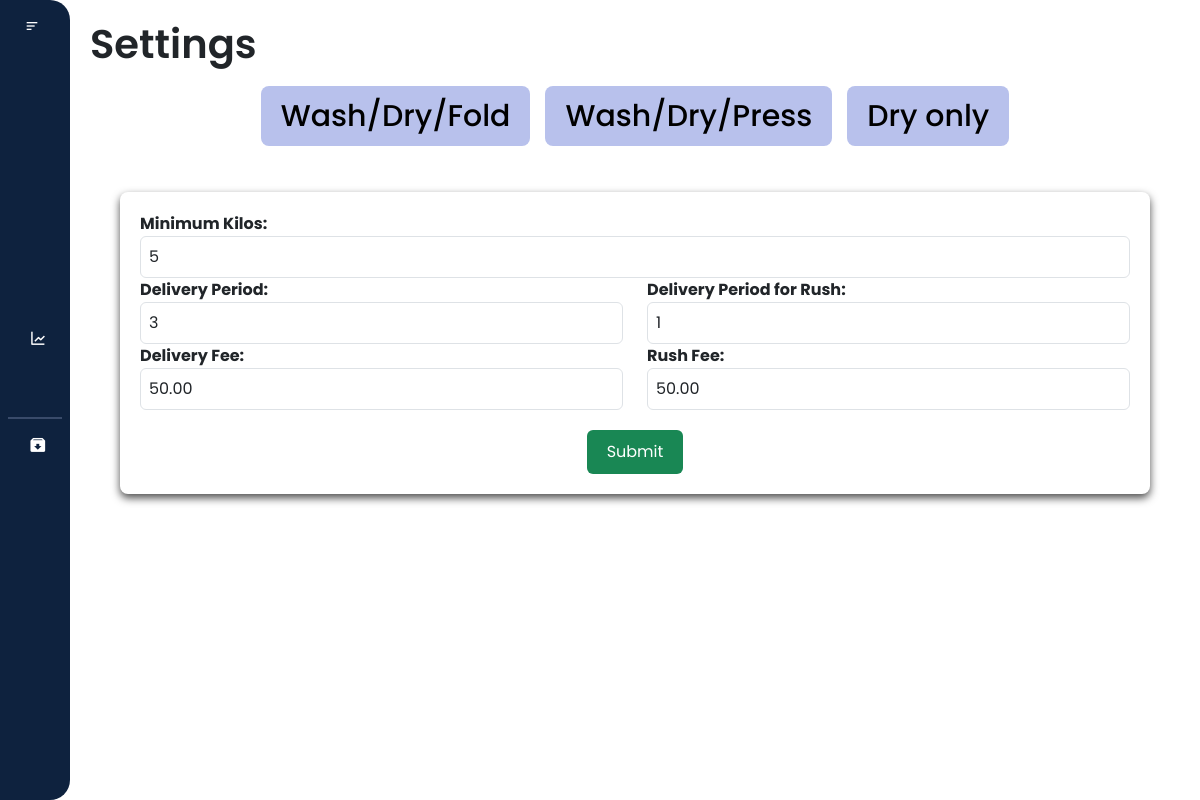
Before: /settings/setting.php (signed in) with the older database file.
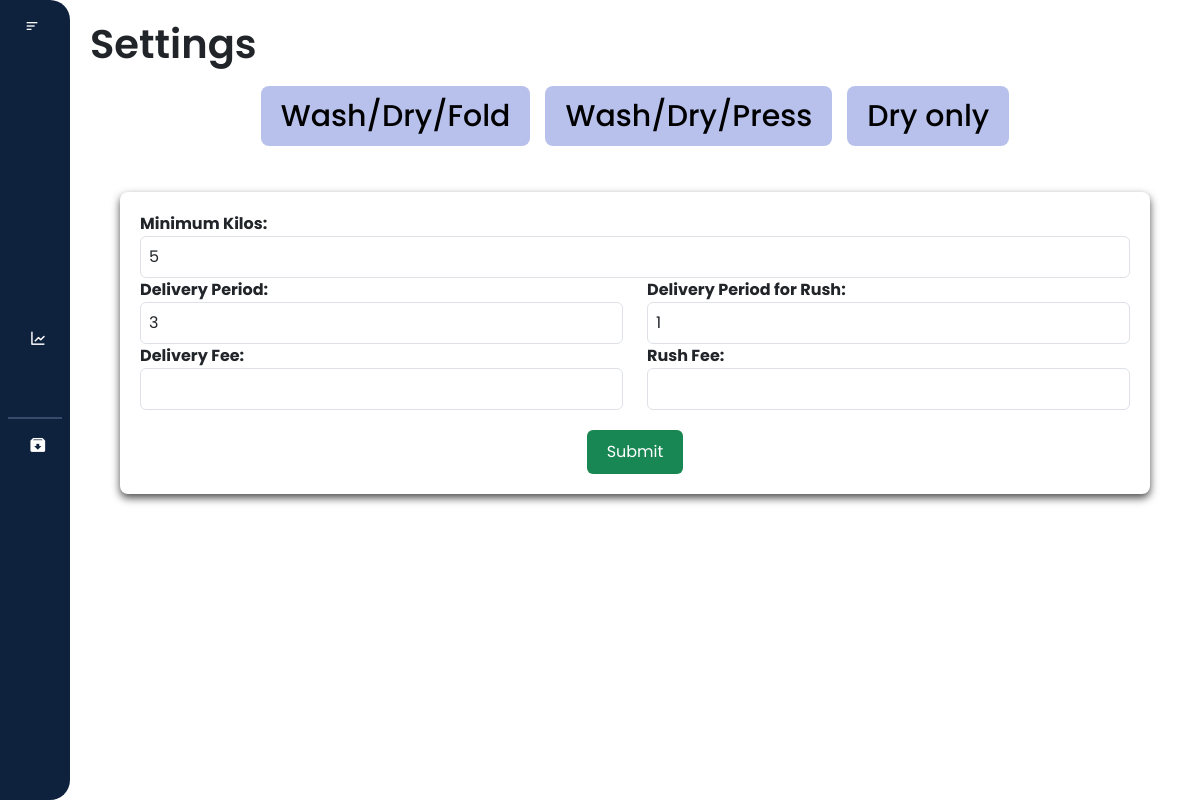
After: the same page with the newer database file.
### tables this page shows
CREATE TABLE `settings` (
  `setting_id` int(11) NOT NULL,
  `min_kilos` int(100) NOT NULL,
  `max_kilos` int(100) NOT NULL,
  `delivery_day` int(8) NOT NULL,
  `rush_delivery_day` int(100) NOT NULL
);

CREATE TABLE `service_option_price` (
  `option_price_id` int(11) NOT NULL,
  `option_id` int(11) NOT NULL,
  `d_categoryID` int(255) NOT NULL,
  `service_option_type` varchar(100) NOT NULL,
  `price` decimal(10,2) NOT NULL
);

### settings/setting.php (the view, shortened to what this page needs)
<?php
$user_role = $_SESSION['user_role'];
$conn = new mysqli('localhost', 'root', '', 'laundry_db');
$sql = "SELECT min_kilos, delivery_day, rush_delivery_day FROM settings";
$result = mysqli_query($conn, $sql);
$row = mysqli_fetch_assoc($result);
$sqlServiceOption = "SELECT price FROM service_option_price WHERE service_option_type = 'Delivery'";
$resultDelivery = mysqli_query($conn, $sqlServiceOption);
$rowDelivery = mysqli_fetch_assoc($resultDelivery);
$delivery_charge = $rowDelivery['price'];
$rush_charge = $rowDelivery['price'];
$minimum_kilos = $row['min_kilos'];
$delivery_day = $row['delivery_day'];
$rush_delivery_day = $row['rush_delivery_day'];
?>
<!DOCTYPE html>
<html lang="en">
<head>
    <link href="https://cdn.jsdelivr.net/npm/bootstrap@5.3.3/dist/css/bootstrap.min.css" rel="stylesheet"
>
    <link rel="stylesheet" href="setting.css">
    <link href="https://cdn.lineicons.com/4.0/lineicons.css" rel="stylesheet" />
    <link href='https://unpkg.com/boxicons@2.1.4/css/boxicons.min.css' rel='stylesheet'>
</head>
<body>
    <div class="wrapper">
        <aside id="sidebar">
            <div class="d-flex">
                <button id="toggle-btn" type="button">
                    <i class="bx bx-menu-alt-left"></i>
                </button>
            </div>
            <ul class="sidebar-nav">
                <li class="sidebar-item">
                    <a href="/laundry_system/dashboard/dashboard.php" class="sidebar-link">
                    </a>
                </li>
                <li class="sidebar-item">
                    <a href="/laundry_system/profile/profile.php" class="sidebar-link">
                    </a>
                </li>
                <?php if ($user_role === 'admin') : ?>
                    <li class="sidebar-item">
                        <a href="/laundry_system/users/users.php" class="sidebar-link">
                        </a>
                    </li>
                    <li class="sidebar-item">
                        <a href="#" class="sidebar-link has-dropdown collapsed" data-bs-toggle="collapse"
                            data-bs-target="#records" aria-expanded="false" aria-controls="records">
                        </a>
                    </li>
                <?php endif; ?>
                <li class="sidebar-item">
                    <a href="/laundry_system/transaction/transaction.php" class="sidebar-link">
                    </a>
                </li>
                <li class="sidebar-item">
                    <a href="/laundry_system/sales_report/report.php" class="sidebar-link">
                        <i class='bx bx-line-chart'></i>
                    </a>
                </li>
                <?php if ($user_role === 'admin') : ?>
                    <li class="sidebar-item">
                        <a href="/laundry_system/settings/setting.php" class="sidebar-link">
                        </a>
                    </li>
                    <hr style="border: 1px solid #b8c1ec; margin: 8px">
                    <li class="sidebar-item">
                        <a href="#" class="sidebar-link has-dropdown collapsed" data-bs-toggle="collapse"
                        data-bs-target="#archived" aria-expanded="false" aria-controls="archived">
                            <i class='bx bxs-archive-in'></i>
                        </a>
                    </li>
                <?php endif; ?>
            </ul>
            <div class="sidebar-footer">
                <a href="/laundry_system/homepage/logout.php" class="sidebar-link" id="btn_logout">
                </a>
            </div>
        </aside>
        <div class="main-content">
            <nav>
                <div class="d-flex justify-content-between align-items-center">
                    <h1>Settings</h1>
                </div>
            </nav>
            <div class="buttons">
                <div class="wdf_button">
                    <a href="categ1.php" class="button" id="wdfBtn">Wash/Dry/Fold</a>
                </div>
                <div class="wdp_button">
                    <a href="categ2.php" class="button" id="wdpBtn">Wash/Dry/Press</a>
                </div>
                <div class="dry_button">
                    <a href="categ3.php" class="button" id="dryBtn">Dry only</a>
                </div>
            </div>
            <div class="form-settings" id="mainForm">
                <form class="form-container" id="settingsForm" method="POST">
                    <div class="row">
                        <div class="col">
                            <label for="min_kilos"><b>Minimum Kilos:</b></label>
                            <input type="number" class="form-control" id="min_kilos" name="min_kilos" value="<?php echo $minimum_kilos ?>">
                        </div>
                    </div>
                    <div class="row">
                        <div class="col">
                             <label for="delivery_date"><b>Delivery Period:</b></label>
                            <input type="number" class="form-control" id="delivery_day" name="delivery_day" value="<?php echo $delivery_day ?>">
                        </div>
                        <div class="col">
                            <label for="rush_delivery_day"><b>Delivery Period for Rush:</b></label>
                            <input type="number" class="form-control" id="rush_delivery_day" name="rush_delivery_day" value="<?php echo $rush_delivery_day?>">
                        </div>
                    </div>
                    <div class="row">
                        <div class="col">
                            <label for="delivery_charge"><b>Delivery Fee: </b></label>
                            <input type="number" class="form-control" id="delivery_charge" name="delivery_charge" value="<?php echo $delivery_charge ?>">
                        </div>
                        <div class="col">
                            <label for="rush_charge"><b>Rush Fee:</b></label>
                            <input type="number" class="form-control" id="rush_charge" name="rush_charge" value="<?php echo $rush_charge ?>">
                        </div>
                    </div>
                    <button type="submit" class="btn btn-success" id="submit_btn" name="submit">Submit</button>
                </form>
            </div>
        </div>
    </div>
</body>
</body>

### settings/setting.css (style rules this page uses)
* { margin: 0; padding: 0; font-family: "Poppins", sans-serif; box-sizing: border-box; }
html { scroll-behavior: smooth; }
a { text-decoration: none; }
li { list-style: none; }
h1 { font-weight: 600; font-size: 1.5 rem; }
.wrapper { display: flex; width: 100%; height: 100vh; }
#sidebar { display: flex; height: 100%; width: 70px; overflow: auto; min-width: 70px; z-index: 1000; transition: all 0.25s ease-in-out; flex-direction: column; background-color: #0e223e; border-radius: 0 20px 20px 0; }
#toggle-btn { background-color: transparent; cursor: pointer; border: 0; padding: 1rem 1.5rem; }
#toggle-btn i { font-size: 1.5 rem; color: #fff; }
.sidebar-nav { padding: 2rem 0; flex: 1 1 auto; }
a.sidebar-link { padding: 0.625rem 1.625rem; color: #fff; display: block; font-size: 0.9rem; white-space: nowrap; border-left: 3px solid transparent; text-decoration: none; }
.sidebar-link i { font-size: 1.1rem; margin-right: 0.75rem; }
.sidebar-item { position: relative; }
.main-content { flex: 1; overflow-y: auto; padding: 20px; transition: margin-left 0.5s ease; }
.buttons { display: flex; flex-direction: row; gap: 15px; flex-wrap: wrap; justify-content: center; margin-top: 10px; }
.button { display: inline-flex; align-items: center; justify-content: center; height: 60px; padding: 10px 20px; background-color: #b8c1ec; color: #000; text-align: center; text-decoration: none; border-radius: 8px; font-size: 30px; font-weight: 500; margin: 0; gap: 10px; }
.form-settings { display: flex; justify-content: center; align-items: center; margin-top: 1rem; padding: 30px; }
.form-container { background-color: white; padding: 20px; border-radius: 8px; align-items: center; box-shadow: 0 4px 8px rgba(0, 0, 0, 0.7); width: 100%; gap: 10px; grid-template-columns: 1fr 1fr 1fr 1fr 1fr 1fr 1fr 1fr; }
.form-container label { margin-right: 10px; text-align: right; font-size: 16px; }
.form-container input { width: 100%; padding: 8px; font-size: 16px; }
#submit_btn { margin-top: 20px; padding: 10px 20px; font-size: 16px; display: block; grid-column: 1 / -1; margin-left: auto; margin-right: auto; border-radius: 6px; }
.btn { padding: 10px 20px; border-radius: 4px; border: none; cursor: pointer; font-size: 16px; flex-grow: 1; margin: 0 10px; }

Changed rows visible on the page:
no longer on this page (row edited): service_option_price: delivery_charge "50.00", rush_charge "50.00"
